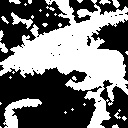

Reproduce this figure in Python.
import cv2
import numpy as np
import matplotlib.pyplot as plt

# Read image
img = cv2.imread("imori.jpg").astype(np.float32)
H, W, C = img.shape

# Otsu binary
## Grayscale
out = 0.2126 * img[..., 2] + 0.7152 * img[..., 1] + 0.0722 * img[..., 0]
out = out.astype(np.uint8)

## Determine threshold of Otsu's binarization
max_sigma = 0
max_t = 0

for _t in range(1, 255):
    v0 = out[np.where(out < _t)]
    m0 = np.mean(v0) if len(v0) > 0 else 0.
    w0 = len(v0) / (H * W)
    v1 = out[np.where(out >= _t)]
    m1 = np.mean(v1) if len(v1) > 0 else 0.
    w1 = len(v1) / (H * W)
    sigma = w0 * w1 * ((m0 - m1) ** 2)
    if sigma > max_sigma:
        max_sigma = sigma
        max_t = _t

## Binarization
#print("threshold >>", max_t)
th = max_t
out[out < th] = 0
out[out >= th] = 255

# Morphology filter
MF = np.array(((0, 1, 0),
               (1, 0, 1),
               (0, 1, 0)), dtype=np.int)

# Morphology - erode
Erode_time = 1

for i in range(Erode_time):
    tmp = np.pad(out, (1, 1), 'edge')
    for y in range(1, H+1):
        for x in range(1, W+1):
            if np.sum(MF * tmp[y-1:y+2, x-1:x+2]) < 255*4:
                out[y-1, x-1] = 0

# Morphology - dilate
Dil_time = 1

for i in range(Dil_time):
    tmp = np.pad(out, (1, 1), 'edge')
    for y in range(1, H+1):
        for x in range(1, W+1):
            if np.sum(MF * tmp[y-1:y+2, x-1:x+2]) >= 255:
                out[y-1, x-1] = 255

# Save result
cv2.imwrite("out.jpg", out)
cv2.imshow("result", out)
cv2.waitKey(0)
cv2.destroyAllWindows()
